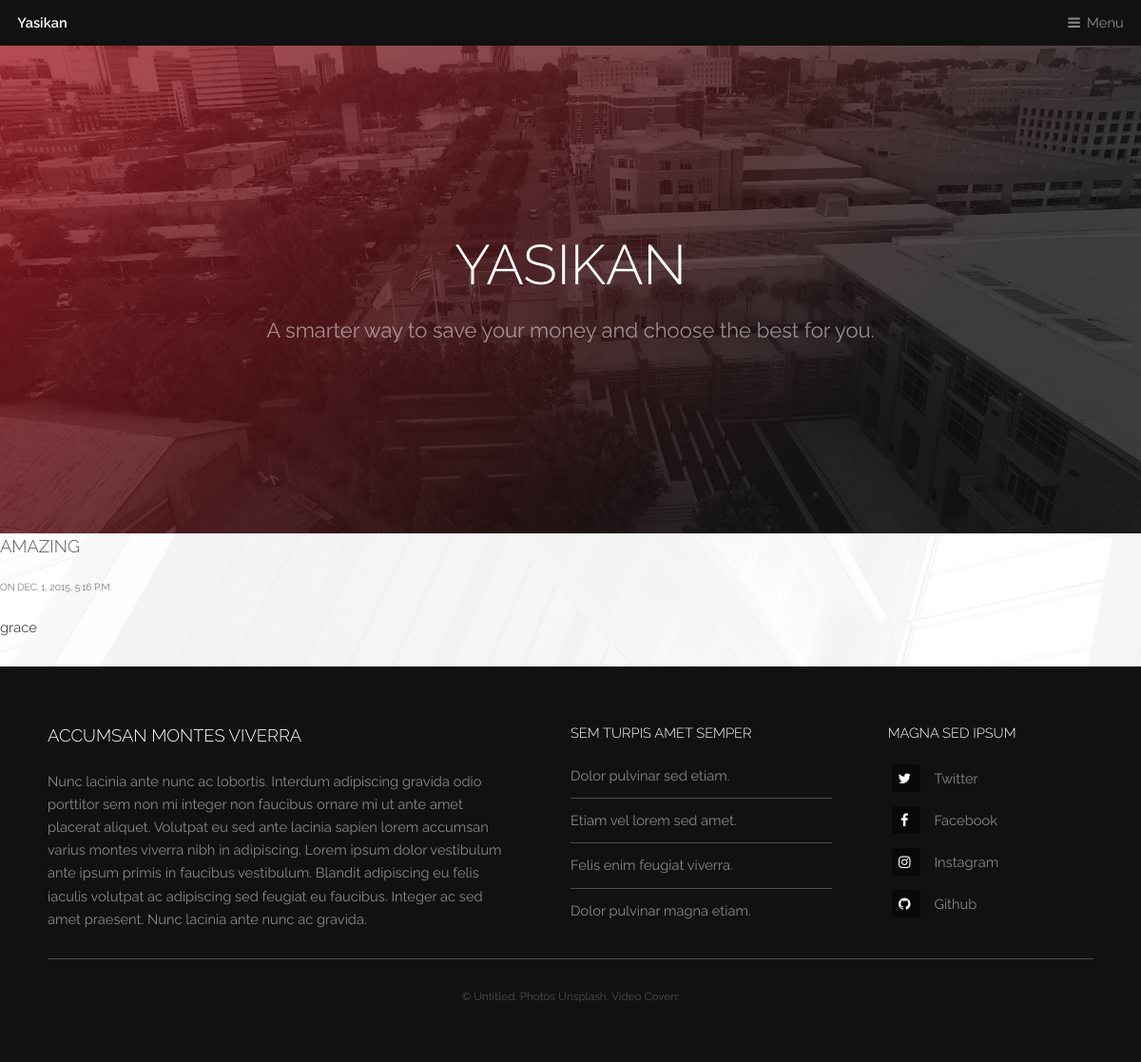
Page /blog/2 on the committed database.
### blog/models.py (models this page shows, shortened)
class Post(models.Model):
    title = models.CharField(max_length=140)
    body = models.TextField()
    date = models.DateTimeField()

### blog/templates/blog/post.html
{% extends "personal/header.html" %}
{% block content %}
	<h3>{{post.title}}</h3>
	<h6>on {{post.date}}</h6>
	{{post.body|safe|linebreaks}}
{% endblock %}

### rows in the picture
Post: title "AMAZING", date "DEC. 1, 2015, 5:16 P.M.", body "grace"
